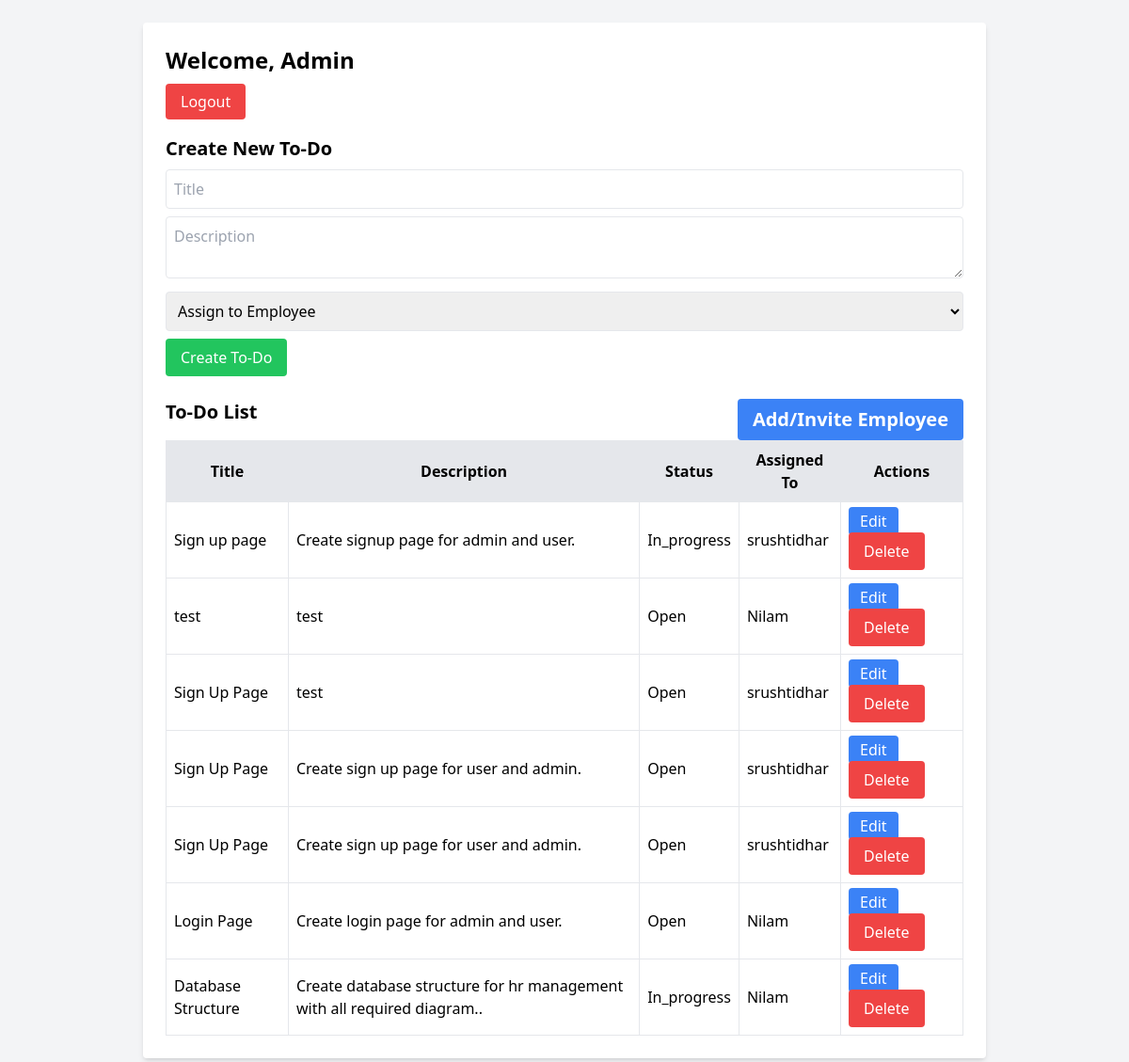
The app's page /dashboard.php (signed in) with its own data.
### tables this page shows
CREATE TABLE `users` (
  `id` int(11) NOT NULL,
  `name` varchar(255) NOT NULL,
  `email` varchar(255) NOT NULL,
  `password` varchar(255) DEFAULT NULL,
  `role` enum('admin','employee') NOT NULL,
  `created_at` timestamp NOT NULL DEFAULT current_timestamp()
);

CREATE TABLE `todos` (
  `id` int(11) NOT NULL,
  `title` varchar(255) NOT NULL,
  `description` text DEFAULT NULL,
  `status` enum('open','in_progress','completed') DEFAULT 'open',
  `assigned_to` int(11) DEFAULT NULL,
  `created_by` int(11) DEFAULT NULL,
  `created_at` timestamp NOT NULL DEFAULT current_timestamp()
);

### dashboard.php (the view, shortened to what this page needs)
<?php
include 'connect.php';
$user_id = $_SESSION['user_id'];
$user_role = $_SESSION['role'];
$username_query = $conn->query("SELECT name FROM users WHERE id='$user_id'");
$username = $username_query->fetch_assoc()['name'];
if ($user_role == 'admin') {
    $result = $conn->query("SELECT t.*, u.name AS assigned_to_name FROM todos t LEFT JOIN users u ON t.assigned_to = u.id ORDER BY t.created_at DESC");
} else {
    $result = $conn->query("SELECT * FROM todos WHERE assigned_to='$user_id' ORDER BY created_at DESC");
}
?>
<!DOCTYPE html>
<html lang="en">
<head>
    <script src="https://cdn.tailwindcss.com"></script>
</head>
<body class="bg-gray-100 p-6">
    <div class="max-w-4xl mx-auto bg-white shadow-md rounded p-6">
        <h2 class="text-2xl font-bold mb-4">Welcome, <?= htmlspecialchars($username) ?></h2>
        <a href="logout.php" class="bg-red-500 text-white px-4 py-2 rounded">Logout</a>
        <?php if ($user_role == 'admin'): ?>
            <h3 class="text-xl font-semibold mt-6">Create New To-Do</h3>
            <form action="create_todo.php" method="POST" class="mt-2">
                <input type="text" name="title" placeholder="Title" required class="border p-2 rounded w-full mb-2">
                <textarea name="description" placeholder="Description" class="border p-2 rounded w-full mb-2"></textarea>
                <select name="assigned_to" required class="border p-2 rounded w-full mb-2">
                    <option value="">Assign to Employee</option>
                </select>
                <button type="submit" class="bg-green-500 text-white px-4 py-2 rounded">Create To-Do</button>
            </form>
        <?php endif; ?>
        <h3 class="text-xl font-semibold mt-6">To-Do List<?php if ($user_role == 'admin'): ?><span class="text-right bg-blue-500 text-white px-4 py-2 rounded" style="float:right;"><a href="invite_employee.php">Add/Invite Employee</a></span> <?php endif; ?></h3>
        <div x-data="{ showDeleteModal: false, deleteId: null }">
            <table class="w-full border-collapse border border-gray-300 mt-4">
                <thead>
                    <tr class="bg-gray-200">
                        <th class="border p-2">Title</th>
                        <th class="border p-2">Description</th>
                        <th class="border p-2">Status</th>
                        <th class="border p-2">Assigned To</th>
                        <th class="border p-2">Actions</th>
                    </tr>
                </thead>
                <tbody>
                    <?php while ($todo = $result->fetch_assoc()): ?>
                        <tr>
                            <td class="border p-2"><?= $todo['title'] ?></td>
                            <td class="border p-2"><?= $todo['description'] ?></td>
                            <td class="border p-2"><?= ucfirst($todo['status']) ?></td>
                            <td class="border p-2"><?= isset($todo['assigned_to_name']) ? $todo['assigned_to_name'] : 'N/A' ?></td>
                            <td class="border p-2">
                                <?php if ($user_role == 'admin'): ?>
                                    <a href="edit_todo.php?id=<?= $todo['id'] ?>" class="bg-blue-500 text-white px-3 py-1 rounded">Edit</a>
                                    <button @click="showDeleteModal = true; deleteId = <?= $todo['id'] ?>"
                                        class="bg-red-500 text-white px-4 py-2 rounded">
                                        Delete
                                    </button>
                                <?php endif; ?>
                            </td>
                        </tr>
                    <?php endwhile; ?>
                </tbody>
            </table>
        </div>
    </div>
</body>
</html>

### records on screen
users: name "Admin"
todos: title "Sign up page", description "Create signup page for admin and user.", status "In_progress", assigned_to.name "srushtidhar"
todos: title "test", description "test", status "Open", assigned_to.name "Nilam"
todos: title "Sign Up Page", description "test", status "Open", assigned_to.name "srushtidhar"
todos: title "Sign Up Page", description "Create sign up page for user and admin.", status "Open", assigned_to.name "srushtidhar"
todos: title "Sign Up Page", description "Create sign up page for user and admin.", status "Open", assigned_to.name "srushtidhar"
todos: title "Login Page", description "Create login page for admin and user.", status "Open", assigned_to.name "Nilam"
todos: title "Database Structure", description "Create database structure for hr management with all required diagram..", status "In_progress", assigned_to.name "Nilam"
